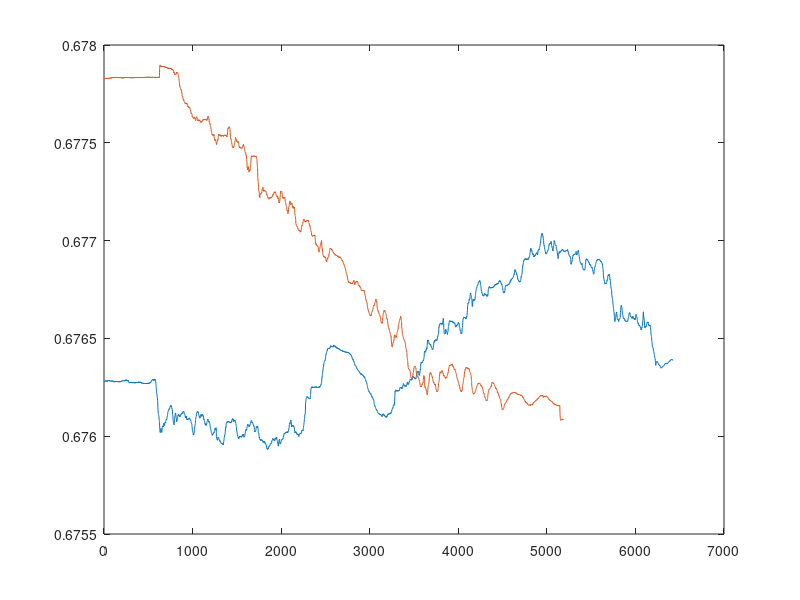
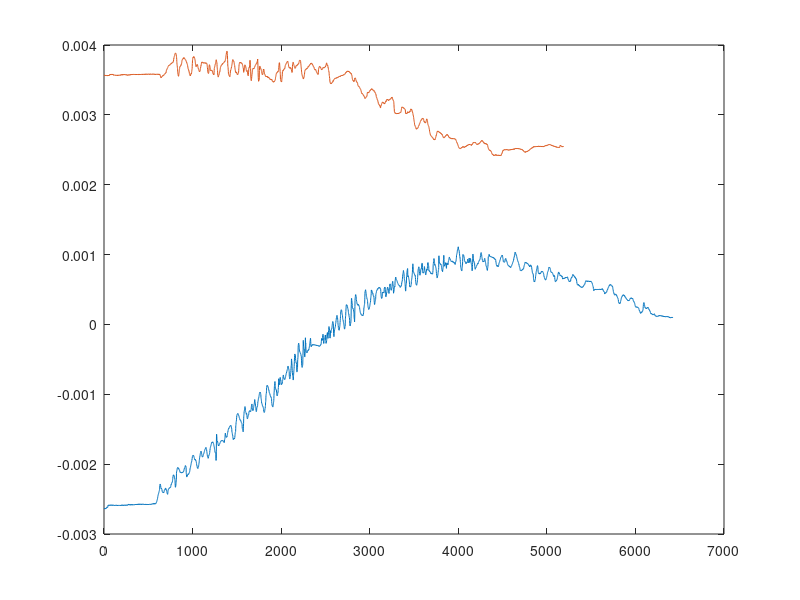
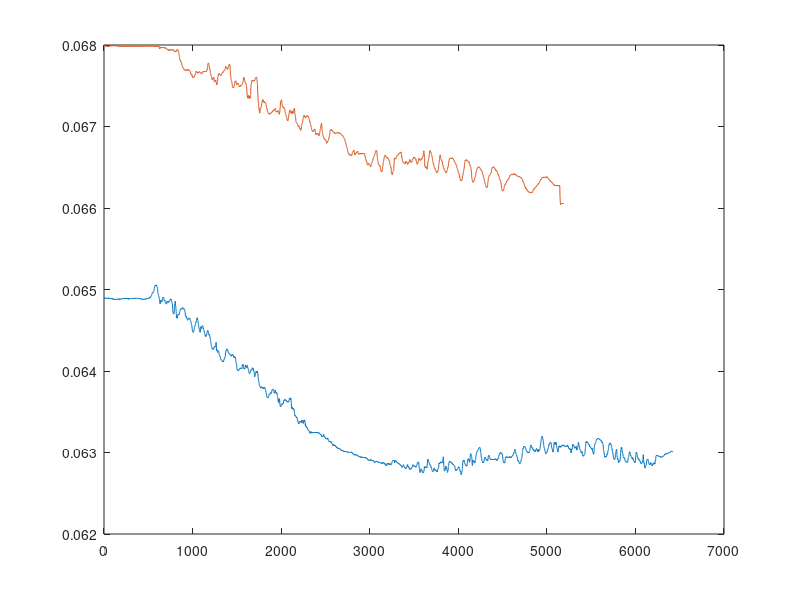

Write the MATLAB code that produced these figures, in order.
d1 = load("x_67.5_y_0_case1/panda_right_x_out.txt");
d2 = load("x_67.5_y_0_case2/panda_right_x_out.txt");

close all

figure
plot (d1(:,1))
hold on
plot (d2(:,1))

figure
plot (d1(:,2))
hold on
plot (d2(:,2))

figure
plot (d1(:,3))
hold on
plot (d2(:,3))